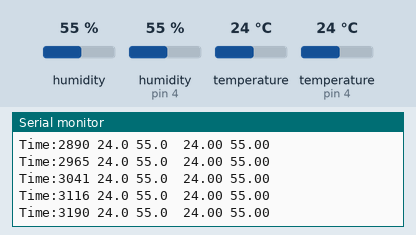
Recording of a sketch running on a simulated Arduino Uno, built with avr-gcc and run on an emulated ATmega328P. Shown: the last lines printed to the serial monitor. The inputs (shaded band) are chosen by the test bench; at power-on: humidity 55 %, humidity (sensor on pin 4) 55 %, temperature 24 °C, temperature (sensor on pin 4) 24 °C.

Above: at 3.2 s.
3.3 s: humidity (sensor 0) set to 22 %
At 3.33 s:
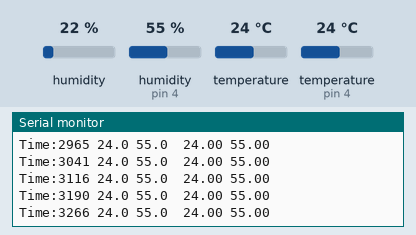
6.3 s: humidity (sensor on pin 4) set to 22 %
At 6.34 s:
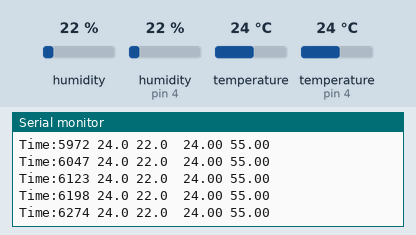
9.3 s: temperature (sensor 0) set to 12 °C
At 9.35 s:
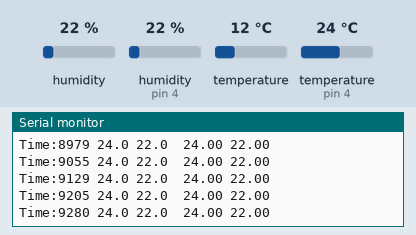
12.3 s: temperature (sensor on pin 4) set to 12 °C
At 12.35 s:
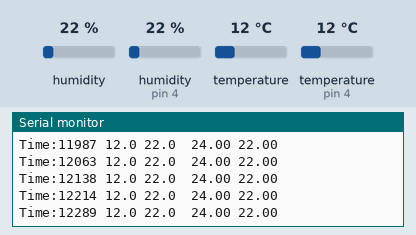
15.3 s: humidity (sensor 0) set to 40 %
At 15.36 s:
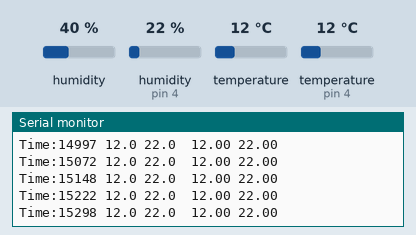
16.8 s: humidity (sensor on pin 4) set to 40 %
At 16.87 s:
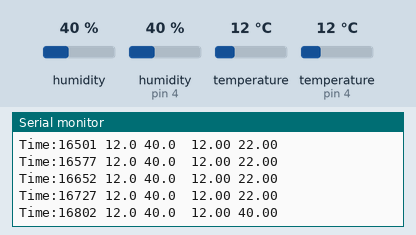
Timing chart, 0 to 19.3 s (numbered marks = the images above; inputs shaded):
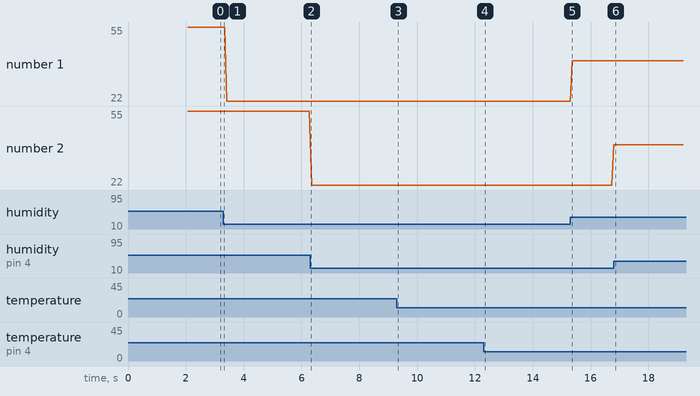

Measured:
- after the input at 16.8 s, the serial monitor: prints a new line at once (image 6)
- plotted number 1: 55 → 22 after the input at 3.3 s, 22 → 40 after the input at 15.3 s

The sketch:

HTU21_DHT11_WorkingTogether.ino
```cpp
#include <Wire.h>
#include "SparkFunHTU21D.h"

#include <dht11.h>
#define DHT11PIN 4

HTU21D myHumidity;
dht11 DHT11;

void  setup()
{
  Serial.begin(9600);
  myHumidity.begin();

  Serial.print("Temperatura y humedad HTU21");
  Serial.print(" ");
  Serial.print("Temperatura y humedad DHT11");
  Serial.println("");
  delay(2000);
}

void loop()
{
  float humd = myHumidity.readHumidity();
  float temp = myHumidity.readTemperature();
  int chk = DHT11.read(DHT11PIN);
  Serial.print("Time:");
  Serial.print(millis());
  Serial.print(" ");
  Serial.print(temp, 1);
  Serial.print(" ");
  Serial.print(humd, 1);
  Serial.print("  ");
  Serial.print((float)DHT11.temperature, 2);
  Serial.print(" ");
  Serial.print((float)DHT11.humidity, 2);
  Serial.println("");
  delay(10);
}
```
